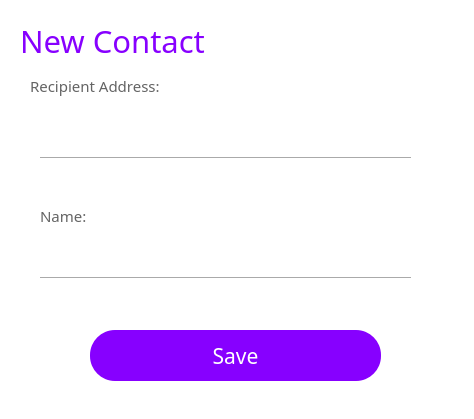
<?xml version="1.0" encoding="UTF-8"?>
<ui version="4.0">
 <class>NewContactForm</class>
 <widget class="QWidget" name="NewContactForm">
  <property name="geometry">
   <rect>
    <x>0</x>
    <y>0</y>
    <width>474</width>
    <height>419</height>
   </rect>
  </property>
  <property name="windowTitle">
   <string>Form</string>
  </property>
  <property name="styleSheet">
   <string notr="true">background-color: rgb(255, 255, 255);</string>
  </property>
  <widget class="QPushButton" name="pushButton_9">
   <property name="geometry">
    <rect>
     <x>90</x>
     <y>330</y>
     <width>291</width>
     <height>51</height>
    </rect>
   </property>
   <property name="font">
    <font>
     <family>微软雅黑</family>
     <pointsize>16</pointsize>
    </font>
   </property>
   <property name="cursor">
    <cursorShape>PointingHandCursor</cursorShape>
   </property>
   <property name="focusPolicy">
    <enum>Qt::NoFocus</enum>
   </property>
   <property name="styleSheet">
    <string notr="true">background-color: rgb(135, 0, 255);
color: rgb(255, 255, 255);
border-radius:25px;</string>
   </property>
   <property name="text">
    <string>Save</string>
   </property>
   <property name="flat">
    <bool>false</bool>
   </property>
  </widget>
  <widget class="QLineEdit" name="lineEdit_6">
   <property name="geometry">
    <rect>
     <x>40</x>
     <y>120</y>
     <width>371</width>
     <height>31</height>
    </rect>
   </property>
   <property name="font">
    <font>
     <family>微软雅黑</family>
     <pointsize>10</pointsize>
    </font>
   </property>
   <property name="toolTip">
    <string/>
   </property>
   <property name="statusTip">
    <string/>
   </property>
   <property name="whatsThis">
    <string/>
   </property>
   <property name="accessibleName">
    <string/>
   </property>
   <property name="accessibleDescription">
    <string/>
   </property>
   <property name="styleSheet">
    <string notr="true">
QLineEdit[echoMode=&quot;2&quot;] {
    lineedit-password-character:42;
}
</string>
   </property>
   <property name="frame">
    <bool>false</bool>
   </property>
   <property name="echoMode">
    <enum>QLineEdit::Normal</enum>
   </property>
  </widget>
  <widget class="QLineEdit" name="lineEdit_7">
   <property name="geometry">
    <rect>
     <x>40</x>
     <y>240</y>
     <width>371</width>
     <height>31</height>
    </rect>
   </property>
   <property name="font">
    <font>
     <family>微软雅黑</family>
     <pointsize>10</pointsize>
    </font>
   </property>
   <property name="toolTip">
    <string/>
   </property>
   <property name="statusTip">
    <string/>
   </property>
   <property name="whatsThis">
    <string/>
   </property>
   <property name="accessibleName">
    <string/>
   </property>
   <property name="accessibleDescription">
    <string/>
   </property>
   <property name="styleSheet">
    <string notr="true">
QLineEdit[echoMode=&quot;2&quot;] {
    lineedit-password-character:42;
}
</string>
   </property>
   <property name="frame">
    <bool>false</bool>
   </property>
   <property name="echoMode">
    <enum>QLineEdit::Normal</enum>
   </property>
   <property name="placeholderText">
    <string/>
   </property>
  </widget>
  <widget class="QLabel" name="label_51">
   <property name="geometry">
    <rect>
     <x>40</x>
     <y>200</y>
     <width>91</width>
     <height>31</height>
    </rect>
   </property>
   <property name="font">
    <font>
     <family>微软雅黑</family>
     <pointsize>11</pointsize>
    </font>
   </property>
   <property name="styleSheet">
    <string notr="true">color: rgb(100, 100, 100);</string>
   </property>
   <property name="text">
    <string>Name:</string>
   </property>
  </widget>
  <widget class="Line" name="line_38">
   <property name="geometry">
    <rect>
     <x>40</x>
     <y>150</y>
     <width>371</width>
     <height>16</height>
    </rect>
   </property>
   <property name="orientation">
    <enum>Qt::Horizontal</enum>
   </property>
  </widget>
  <widget class="Line" name="line_41">
   <property name="geometry">
    <rect>
     <x>40</x>
     <y>270</y>
     <width>371</width>
     <height>16</height>
    </rect>
   </property>
   <property name="orientation">
    <enum>Qt::Horizontal</enum>
   </property>
  </widget>
  <widget class="QLabel" name="label_52">
   <property name="geometry">
    <rect>
     <x>30</x>
     <y>70</y>
     <width>151</width>
     <height>31</height>
    </rect>
   </property>
   <property name="font">
    <font>
     <family>微软雅黑</family>
     <pointsize>11</pointsize>
    </font>
   </property>
   <property name="styleSheet">
    <string notr="true">color: rgb(100, 100, 100);</string>
   </property>
   <property name="text">
    <string>Recipient Address:</string>
   </property>
  </widget>
  <widget class="QPushButton" name="pushButton_36">
   <property name="geometry">
    <rect>
     <x>410</x>
     <y>110</y>
     <width>41</width>
     <height>41</height>
    </rect>
   </property>
   <property name="cursor">
    <cursorShape>PointingHandCursor</cursorShape>
   </property>
   <property name="focusPolicy">
    <enum>Qt::NoFocus</enum>
   </property>
   <property name="autoFillBackground">
    <bool>false</bool>
   </property>
   <property name="styleSheet">
    <string notr="true">border:0px;</string>
   </property>
   <property name="text">
    <string/>
   </property>
   <property name="icon">
    <iconset resource="pic.qrc">
     <normaloff>:/pic/06.png</normaloff>:/pic/06.png</iconset>
   </property>
   <property name="iconSize">
    <size>
     <width>77</width>
     <height>77</height>
    </size>
   </property>
   <property name="autoDefault">
    <bool>false</bool>
   </property>
   <property name="flat">
    <bool>true</bool>
   </property>
  </widget>
  <widget class="QLabel" name="label_15">
   <property name="geometry">
    <rect>
     <x>20</x>
     <y>20</y>
     <width>201</width>
     <height>41</height>
    </rect>
   </property>
   <property name="font">
    <font>
     <family>微软雅黑</family>
     <pointsize>23</pointsize>
     <weight>50</weight>
     <bold>false</bold>
    </font>
   </property>
   <property name="styleSheet">
    <string notr="true">color: rgb(135, 0, 255);</string>
   </property>
   <property name="text">
    <string>New Contact</string>
   </property>
  </widget>
  <widget class="QPushButton" name="closeenterpsw">
   <property name="geometry">
    <rect>
     <x>430</x>
     <y>0</y>
     <width>41</width>
     <height>31</height>
    </rect>
   </property>
   <property name="focusPolicy">
    <enum>Qt::NoFocus</enum>
   </property>
   <property name="styleSheet">
    <string notr="true">border:0px;</string>
   </property>
   <property name="text">
    <string/>
   </property>
   <property name="icon">
    <iconset resource="pic.qrc">
     <normaloff>:/pic/close.png</normaloff>:/pic/close.png</iconset>
   </property>
   <property name="flat">
    <bool>true</bool>
   </property>
  </widget>
 </widget>
 <resources>
  <include location="pic.qrc"/>
 </resources>
 <connections/>
</ui>
